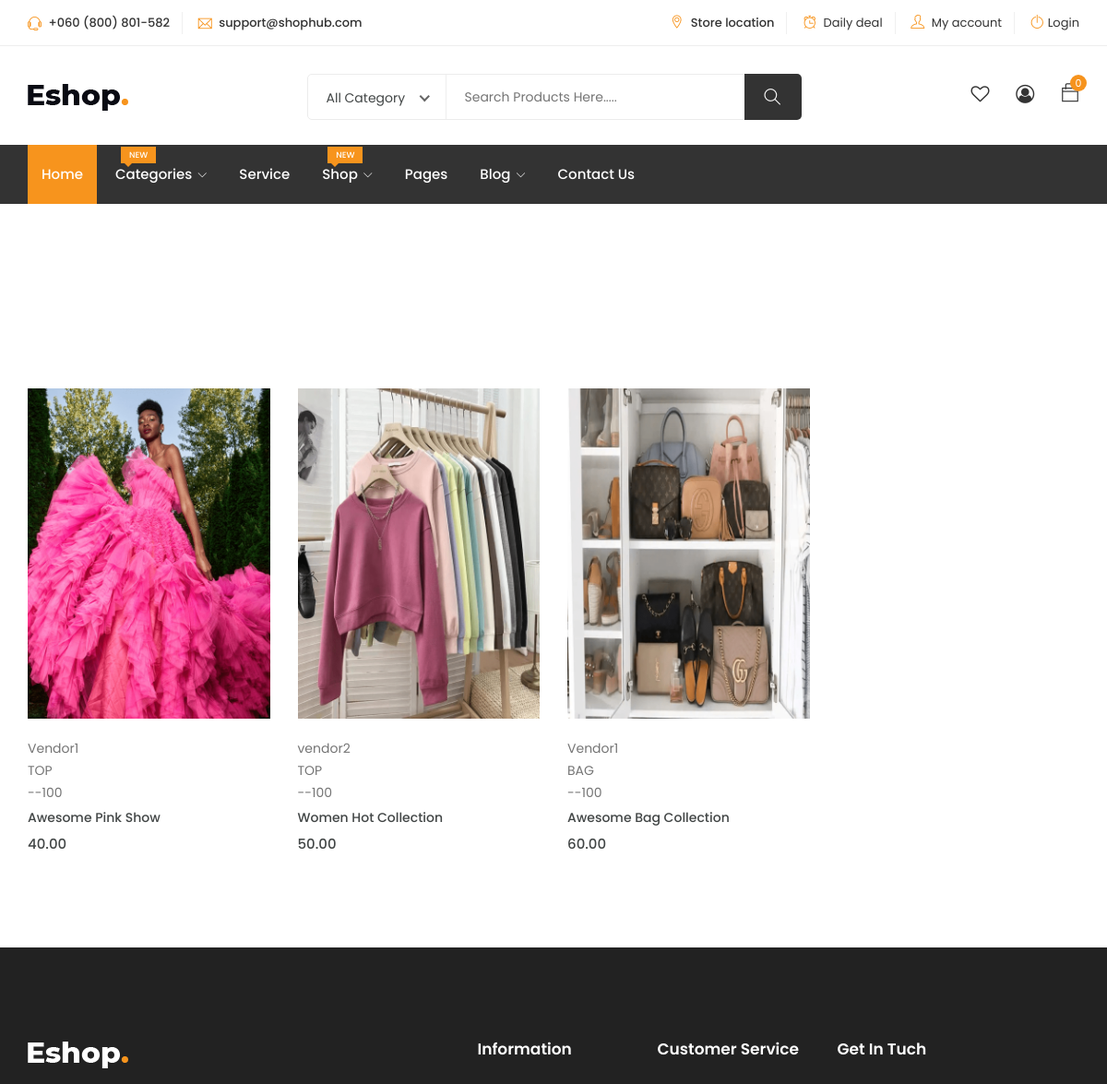
/products/ (upper part), run on an earlier commit of the app's database.
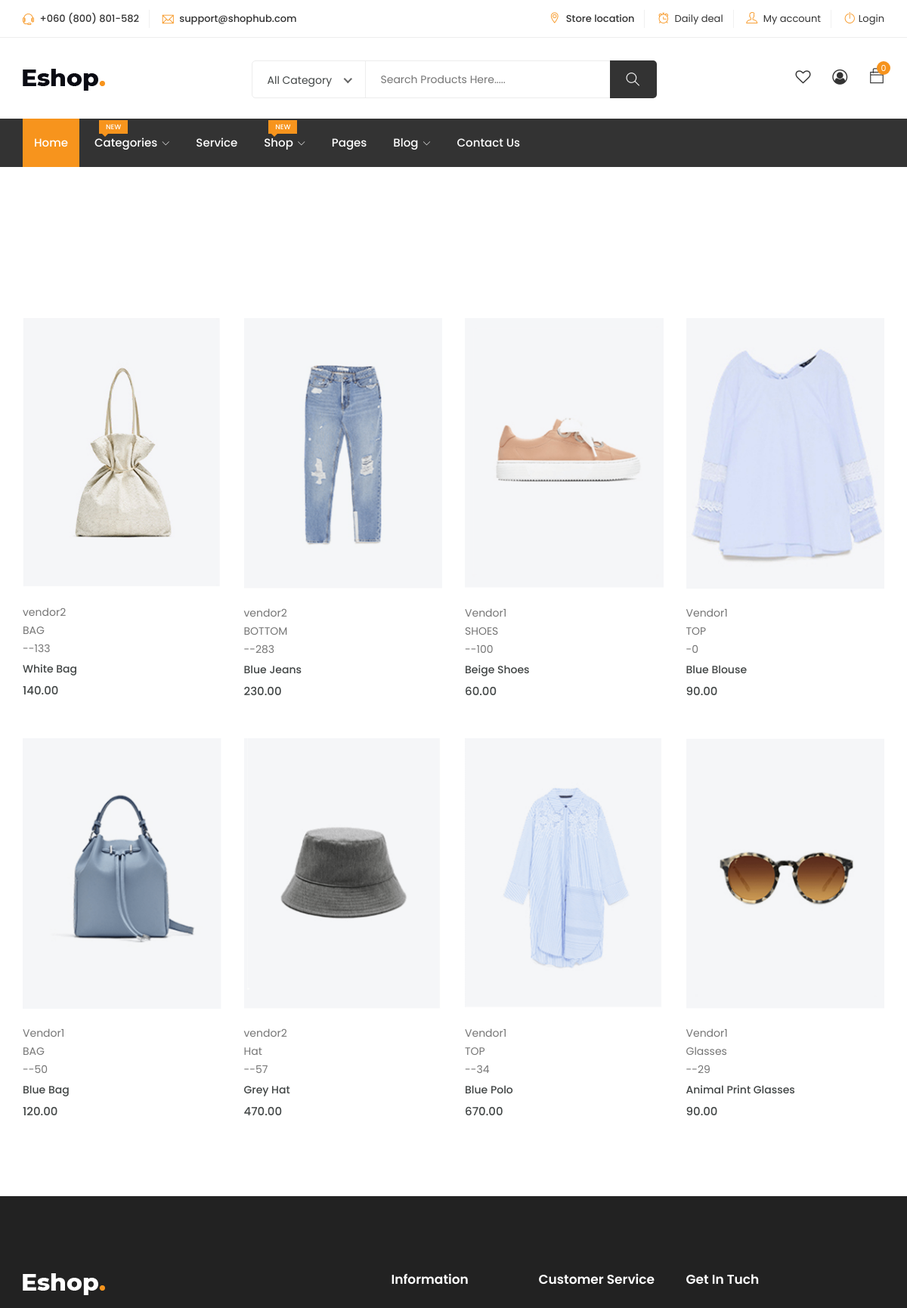
And on a later commit of the database.
### core/models.py (models this page shows, shortened)
class Product(models.Model):
    pid = models.UUIDField(unique=True, default=uuid.uuid4, editable=True)
    user = models.ForeignKey(User, on_delete=models.SET_NULL, null=True)
    category = models.ForeignKey(Category, on_delete=models.SET_DEFAULT, null=True,default= None)
    title = models.CharField(max_length=100, default='something') # for title, heading etc
    image = models.ImageField(upload_to=user_directory_path,default='product.jpg')
    description = models.TextField(null=True, blank=True, default='product')
    price = models.DecimalField(max_digits=9, decimal_places=2, default='0.00')
    old_price = models.DecimalField(max_digits=9, decimal_places=2, default='1.00')
    specifications = models.TextField(null=True, blank=True, default='specs')
    type = models.CharField(max_length=100, default='something', null=True, blank=True) # for title, heading etc
    stock_count = models.CharField(max_length=100, default='0', null=True, blank=True)
    vendor = models.ForeignKey(Vendor, on_delete=models.SET_DEFAULT, null=True,default= None)
    product_status = models.CharField(choices=STATUS, max_length=10, default='in_review')
    status = models.BooleanField(default=True)
    in_stock = models.BooleanField(default=True)
    featured = models.BooleanField(default=False)
    digital = models.BooleanField(default=False)
    sku = models.UUIDField(unique=True, default=uuid.uuid4, editable=True)
    date = models.DateTimeField(auto_now_add=True)
    updated = models.DateTimeField(null=True, blank=True)
    class Meta:
        verbose_name_plural = 'Products'
    def get_percentage(self):
        new_price = ((self.old_price - self.price) / self.old_price) * 100
        return new_price

class Vendor(models.Model):
    vid = models.UUIDField(unique=True, default=uuid.uuid4, editable=True)
    title = models.CharField(max_length=100, default='something') # for title, heading etc
    image = models.ImageField(upload_to=user_directory_path,default='vendor.jpg')
    description = models.TextField(null=True, blank=True, default='vendor')
    address = models.CharField(max_length=100, default='123 A Street, PH')
    contact = models.CharField(max_length=100, default='123 456 789')
    chat_resp_time = models.CharField(max_length=100, default="100")
    shipping_on_time = models.CharField(max_length=100, default='100')
    authentic_rating = models.CharField(max_length=100, default='100')
    days_return = models.CharField(max_length=100, default='100')
    warranty_period = models.CharField(max_length=100, default='100')
    user = models.ForeignKey(User, on_delete=models.SET_DEFAULT, null=True, default=None)
    class Meta:
        verbose_name_plural = 'Vendor'

class Category(models.Model):
    cid = models.UUIDField(unique=True, default=uuid.uuid4, editable=True)
    title = models.CharField(max_length=100, default='apparel')  # for title, heading etc
    image = models.ImageField(upload_to='category',default='category.jpg')
    class Meta:
        verbose_name_plural = 'Categories'
    def __str__(self):
        return self.title

### core/views.py (the view)
# urls.py: path('products/', product_list_view, name='product-list'),
def product_list_view(request):
    products = Product.objects.filter(product_status='published')
    context = {
        'products':products
    }
    return render(request, 'core/products-list.html', context)

### core/context_processor.py (called while the page is built)
def default(request):
    categories = Category.objects.all()
    return {
        'categories':categories
    }

### templates/core/products-list.html (shortened to what this page needs)
{% extends 'partials/base.html'%}
{% load static %}
{% block content %}
<div class="product-area section">
    <div class="container">
        <div class="row">
            <div class="col-12">
            </div>
        </div>
        <div class="row">
            <div class="col-12">
                <div class="product-info">
                    <div class="tab-content" id="myTabContent">
                        <div class="tab-pane fade show active" id="man" role="tabpanel">
                            <div class="tab-single">
                                <div class="row">
                                    {% for p in products %}
                                    <div class="col-xl-3 col-lg-4 col-md-4 col-12">
                                        <div class="single-product">
                                            <div class="product-img">
                                                <a href="{% url 'core:product-detail' p.pid %}">
                                                    <img class="default-img" src="{{ p.image.url }}" alt="#">
                                                </a>
                                                <div class="button-head">
                                                    <div class="product-action">
                                                    </div>
                                                </div>
                                            </div>
                                            <div class="product-content">
                                                <p>{{ p.vendor.title }}</p>
                                                <p>{{ p.category.title }}</p>
                                                <p>-{{ p.get_percentage | floatformat:0 }}</p>
                                                <h3><a href="product-details.html">{{ p.title }}</a></h3>
                                                <div class="product-price">
                                                    <span>{{ p.price }}</span>
                                                </div>
                                            </div>
                                        </div>
                                    </div>
                                    {% endfor %}
                                </div>
                            </div>
                        </div>
                    </div>
                </div>
            </div>
        </div>
    </div>
</div>
{% endblock content %}

### templates/partials/base.html (shortened to what this page needs)
{% load static %}
<!DOCTYPE html>
<html lang="zxx">
<head>
	<link rel="stylesheet" href="{% static 'css/bootstrap.css' %}">
    <link rel="stylesheet" href="{% static 'css/magnific-popup.min.css' %}">
    <link rel="stylesheet" href="{% static 'css/font-awesome.css' %}">
	<link rel="stylesheet" href="{% static 'css/jquery.fancybox.min.css' %}">
    <link rel="stylesheet" href="{% static 'css/themify-icons.css' %}">
    <link rel="stylesheet" href="{% static 'css/niceselect.css' %}">
    <link rel="stylesheet" href="{% static 'css/animate.css' %}">
    <link rel="stylesheet" href="{% static 'css/flex-slider.min.css' %}">
    <link rel="stylesheet" href="{% static 'css/owl-carousel.css' %}">
    <link rel="stylesheet" href="{% static 'css/slicknav.min.css' %}">
	<link rel="stylesheet" href="{% static 'css/reset.css' %}">
	<link rel="stylesheet" href="{% static 'style.css' %}">
    <link rel="stylesheet" href="{% static 'css/responsive.css' %}">
</head>
<body class="js">
	<header class="header shop">
		<div class="topbar">
			<div class="container">
				<div class="row">
					<div class="col-lg-5 col-md-12 col-12">
						<div class="top-left">
							<ul class="list-main">
								<li><i class="ti-headphone-alt"></i> +060 (800) 801-582</li>
								<li><i class="ti-email"></i> support@shophub.com</li>
							</ul>
						</div>
					</div>
					<div class="col-lg-7 col-md-12 col-12">
						<div class="right-content">
							<ul class="list-main">
								<li><i class="ti-location-pin"></i> Store location</li>
								<li><i class="ti-alarm-clock"></i> <a href="#">Daily deal</a></li>
								<li><i class="ti-user"></i> <a href="#">My account</a></li>
								{% if request.user.is_authenticated %}
								<li><i class="ti-power-off"></i><a href="{% url 'userauths:logout'%}">Logout</a></li>
								{% else %}
								<li><i class="ti-power-off"></i><a href="{% url 'userauths:login'%}">Login</a></li>
								{% endif %}
							</ul>
						</div>
					</div>
				</div>
			</div>
		</div>
		<div class="middle-inner">
			<div class="container">
				<div class="row">
					<div class="col-lg-2 col-md-2 col-12">
						<div class="logo">
							<a href="{% url 'core:index' %}"><img src="{% static 'images/logo.png' %}" alt="logo"></a>
						</div>
					</div>
					<div class="col-lg-8 col-md-7 col-12">
						<div class="search-bar-top">
							<div class="search-bar">
								<form method="get" action="{% url 'core:search' %}">
									<input name="q" placeholder="Search Products Here....." type="text">
									<button class="btnn" type="submit"><i class="ti-search"></i></button>
								</form>
							</div>
						</div>
					</div>
					<div class="col-lg-2 col-md-3 col-12">
						<div class="right-bar">
							<div class="sinlge-bar">
								<a href="#" class="single-icon"><i class="fa fa-heart-o" aria-hidden="true"></i></a>
							</div>
							<div class="sinlge-bar">
								<a href="#" class="single-icon"><i class="fa fa-user-circle-o" aria-hidden="true"></i></a>
							</div>
							<div class="sinlge-bar shopping">
								<a href="{% url 'core:cart'%}" class="single-icon"><i class="ti-bag"></i> <span class="total-count cart-items-count">{{ request.session.cart_data_obj|length }}</span></a>
							</div>
						</div>
					</div>
				</div>
			</div>
		</div>
		<div class="header-inner">
			<div class="container">
				<div class="cat-nav-head">
					<div class="row">
						<div class="col-lg-9 col-12">
							<div class="menu-area">
								<nav class="navbar navbar-expand-lg">
									<div class="navbar-collapse">
										<div class="nav-inner">
											<ul class="nav main-menu menu navbar-nav">
													<li class="active"><a href="#">Home</a></li>
													<li><a href="#">Categories<i class="ti-angle-down"></i><span class="new">New</span></a>
													</li>
													<li><a href="#">Service</a></li>
													<li><a href="#">Shop<i class="ti-angle-down"></i><span class="new">New</span></a>
													</li>
													<li><a href="#">Pages</a></li>
													<li><a href="#">Blog<i class="ti-angle-down"></i></a>
													</li>
													<li><a href="contact.html">Contact Us</a></li>
												</ul>
										</div>
									</div>
								</nav>
	</header>
{% block content%}
{% endblock content%}
	<footer class="footer">
		<div class="footer-top section">
			<div class="container">
				<div class="row">
					<div class="col-lg-5 col-md-6 col-12">
						<div class="single-footer about">
							<div class="logo">
								<a href="index.html"><img src="{% static 'images/logo2.png' %}" alt="#"></a>
							</div>
						</div>
					</div>
					<div class="col-lg-2 col-md-6 col-12">
						<div class="single-footer links">
							<h4>Information</h4>
						</div>
					</div>
					<div class="col-lg-2 col-md-6 col-12">
						<div class="single-footer links">
							<h4>Customer Service</h4>
						</div>
					</div>
					<div class="col-lg-3 col-md-6 col-12">
						<div class="single-footer social">
							<h4>Get In Tuch</h4>
						</div>
					</div>
				</div>
			</div>
		</div>
	</footer>
</body>
</html>

What changed in the data, as far as the page shows it:
changed Product: image: a different picture; vendor "Vendor1" → "vendor2"; category "TOP" → "BAG"; get_percentage "-100" → "-133"; title "Awesome Pink Show" → "White Bag"; price "40.00" → "140.00"
changed Product: image: a different picture; category "TOP" → "BOTTOM"; get_percentage "-100" → "-283"; title "Women Hot Collection" → "Blue Jeans"; price "50.00" → "230.00"
changed Product: image: a different picture; category "BAG" → "SHOES"; title "Awesome Bag Collection" → "Beige Shoes"
added Product: image (picture), vendor "Vendor1", category "TOP", get_percentage "0", title "Blue Blouse", price "90.00"
added Product: image (picture), vendor "Vendor1", category "BAG", get_percentage "-50", title "Blue Bag", price "120.00"
added Product: image (picture), vendor "vendor2", category "Hat", get_percentage "-57", title "Grey Hat", price "470.00"
added Product: image (picture), vendor "Vendor1", category "TOP", get_percentage "-34", title "Blue Polo", price "670.00"
added Product: image (picture), vendor "Vendor1", category "Glasses", get_percentage "-29", title "Animal Print Glasses", price "90.00"
